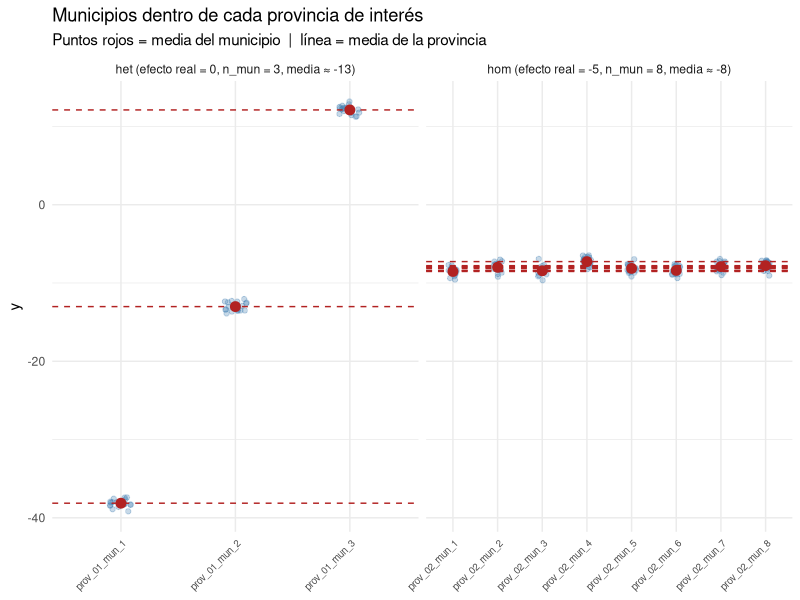
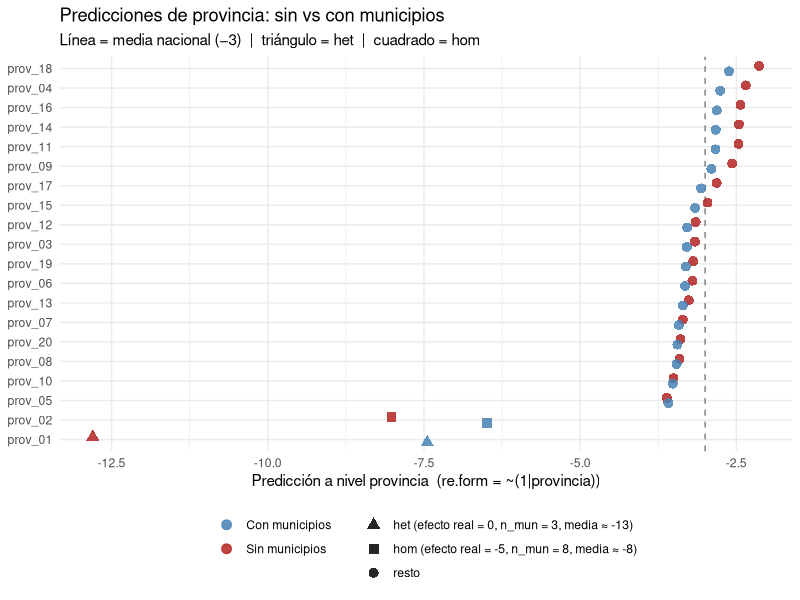

Reproduce these figures in R, in order.
## ----simulacion------------------------------------------------------------
library(tidyverse)
library(lme4)

set.seed(34)

grand_mean <- -3
n_prov <- 20
n_mun_het <- 3 # prov_het: pocos municipios
n_mun_resto <- 8 # resto: más municipios
n_obs <- 20

ef_prov <- c(
  0, # prov_het: efecto real = 0
  -5, # prov_hom: efecto real = -5
  rnorm(n_prov - 2, 0, 0.6) # resto: moderadas
)

# prov_het: 3 municipios muy dispares, media = -10  →  media provincia ≈ -13
# pero sabemos que el efecto real de la provincia es 0, , y junto con la
# grand mean debería ser -3,
# pocos municipios, con media -10, pues se va a -13, (-10 - 3)

ef_mun_het <- c(-35, -10, 15) # media = -10, sd ≈ 20.2

# prov_hom: 8 municipios compactos  →  efecto  provincia ≈ -5 y junto con
# efecto global (-3) se va a -8
ef_mun_hom <- rnorm(n_mun_resto, 0, 0.3)

datos <- bind_rows(
  # prov_het
  map_dfr(seq_len(n_mun_het), function(m) {
    tibble(
      provincia = "prov_01",
      municipio = paste0("prov_01_mun_", m),
      tipo = "het (efecto real = 0, n_mun = 3, media ≈ -13)",
      y = grand_mean + ef_prov[1] + ef_mun_het[m] + rnorm(n_obs, 0, 0.5)
    )
  }),
  # prov_hom y resto
  map_dfr(2:n_prov, function(p) {
    n_m <- n_mun_resto
    tipo <- if (p == 2) {
      "hom (efecto real = -5, n_mun = 8, media ≈ -8)"
    } else {
      "resto"
    }
    ef_m <- if (p == 2) ef_mun_hom else rnorm(n_m, 0, 0.3)
    map_dfr(seq_len(n_m), function(m) {
      tibble(
        provincia = paste0("prov_", sprintf("%02d", p)),
        municipio = paste0("prov_", sprintf("%02d", p), "_mun_", m),
        tipo = tipo,
        y = grand_mean + ef_prov[p] + ef_m[m] + rnorm(n_obs, 0, 0.5)
      )
    })
  })
)


## ----plot-municipios-------------------------------------------------------

datos |>
  filter(provincia %in% c("prov_01", "prov_02")) |>
  group_by(provincia) |>
  summarise(mean(y))


datos |>
  filter(provincia %in% c("prov_01", "prov_02")) |>
  ggplot(aes(x = municipio, y = y)) +
  geom_jitter(width = 0.1, alpha = 0.3, color = "steelblue") +
  stat_summary(fun = mean, geom = "point", size = 3, color = "firebrick") +
  stat_summary(
    fun = mean,
    geom = "hline",
    aes(yintercept = after_stat(y), group = provincia),
    linetype = "dashed",
    color = "firebrick"
  ) +
  facet_wrap(~tipo, scales = "free_x") +
  labs(
    x = NULL,
    y = "y",
    title = "Municipios dentro de cada provincia de interés",
    subtitle = "Puntos rojos = media del municipio  |  línea = media de la provincia"
  ) +
  theme_minimal() +
  theme(axis.text.x = element_text(angle = 45, hjust = 1, size = 7))


## ----modelos---------------------------------------------------------------
# En un modelo no tenemos en cuenta la estructura municipal. pero en el otro si
# No tener en cuenta la estructura palmamos pasta encima de la mesa

mod_sin_mun <- lmer(y ~ 1 + (1 | provincia), data = datos)
mod_con_mun <- lmer(y ~ 1 + (1 | provincia) + (1 | municipio), data = datos)


## ----varianzas-------------------------------------------------------------
get_var <- function(mod, nivel) {
  as.data.frame(VarCorr(mod)) |> filter(grp == nivel) |> pull(vcov)
}

data.frame(
  componente = c(
    "sigma2_provincia  (sin municipios)",
    "sigma2_provincia  (con municipios)",
    "sigma2_municipio  (con municipios)",
    "sigma2_residual   (sin municipios)",
    "sigma2_residual   (con municipios)"
  ),
  varianza = c(
    get_var(mod_sin_mun, "provincia"),
    get_var(mod_con_mun, "provincia"),
    get_var(mod_con_mun, "municipio"),
    attr(VarCorr(mod_sin_mun), "sc")^2,
    attr(VarCorr(mod_con_mun), "sc")^2
  )
)


# cuando no tenemos en cuenta los municipios el sigma de provinaica es 6,
# si lo tenemos en cuenta se va a 2 y el sigma de municipios a casi 10, pero
# si nos fijamos vermos que la varianza residual es mucho menor en el modelo qeu tieene
# en cuenta los municipios. Tener en cuenta los municipios nos explica mayor variabilidad
# de los datos.

## ----predicciones----------------------------------------------------------

# Si queremos hacer predición a nivel de provincia, una forma de hacerlo es usar
# re.form y especificar solo los efectos hasta el nivel máximo que tenemos.
# Esto no reajusta el modelo, sino que simplemeente se queda con el nivel correcto
# (investigar más sobre los re.form y contar mejor. )

datos_prov <- datos |> distinct(provincia, tipo) |> arrange(provincia)

# Construimos dataset con lo que hace falta, que es la provincia como variables
datos_prov

# unimos las dos predicciones

preds <- bind_rows(
  datos_prov |>
    mutate(
      pred = predict(
        mod_sin_mun,
        newdata = datos_prov,
        re.form = ~ (1 | provincia)
      ),
      modelo = "Sin municipios"
    ),
  datos_prov |>
    mutate(
      pred = predict(
        mod_con_mun,
        newdata = datos_prov,
        re.form = ~ (1 | provincia)
      ),
      modelo = "Con municipios"
    )
)

print(preds, n = Inf)


# El modelo que ha tenido en cuenta que hay varianza a nivel de municipio
# ha sido capaz de hacer un shrinkage más agresivo y de -13 pasa a -7.5.
# Con los datos que tiene es lo mejor que puede hacer, la media de provincia
# bruta es de -13, como sabe que hay mucha variabilidad pues contrae.

# De la provincia 2 como los municipios son muy parecidos y heterógeneos contrae
# menos y lo lleva hacia -6. . el efecto real es -5, pero aunque sean pocos
# municipios como son homogeneos, no lo mueve mucho.

preds |>
  mutate(
    provincia = fct_reorder(provincia, pred),
    forma = tipo
  ) |>
  ggplot(aes(x = pred, y = provincia, color = modelo, shape = forma)) +
  geom_vline(xintercept = grand_mean, linetype = "dashed", color = "grey50") +
  geom_point(size = 3, alpha = 0.85, position = position_dodge(width = 0.55)) +
  scale_color_manual(
    values = c(
      "Sin municipios" = "firebrick",
      "Con municipios" = "steelblue"
    )
  ) +
  scale_shape_manual(
    values = c(
      "het (efecto real = 0, n_mun = 3, media ≈ -13)" = 17,
      "hom (efecto real = -5, n_mun = 8, media ≈ -8)" = 15,
      "resto" = 16
    )
  ) +
  labs(
    x = "Predicción a nivel provincia  (re.form = ~(1|provincia))",
    y = NULL,
    color = NULL,
    shape = NULL,
    title = "Predicciones de provincia: sin vs con municipios",
    subtitle = "Línea = media nacional (−3)  |  triángulo = het  |  cuadrado = hom"
  ) +
  theme_minimal() +
  theme(legend.position = "bottom", legend.direction = "vertical")


## ----tabla-estimaciones----------------------------------------------------
preds |>
  pivot_wider(names_from = modelo, values_from = pred) |>
  mutate(
    media_bruta = map_dbl(provincia, ~ mean(datos$y[datos$provincia == .x])),
    cambio = `Con municipios` - `Sin municipios`
  ) |>
  arrange(`Sin municipios`) |>
  mutate(across(where(is.numeric), \(x) round(x, 2))) |>
  select(
    provincia,
    tipo,
    media_bruta,
    `Sin municipios`,
    `Con municipios`,
    cambio
  ) |>
  knitr::kable(
    col.names = c(
      "Provincia",
      "Tipo",
      "Media bruta",
      "Pred sin mun",
      "Pred con mun",
      "Cambio"
    ),
    caption = "Predicciones a nivel provincia (re.form = ~(1|provincia))"
  )

# La lección es que aunque nuestras estimaciones que queresmo sean a un nivle
# superior, si sabemos que hay estructura a niveles inferiores, tenerla en cuenta
# es importante. Si no, considera que todas las observaciones de una provincia
# son observaciones iid de la provincia y como no hay nada que lo estructure, c
# son pseudoréplicas. (catas en mismo sitio)
